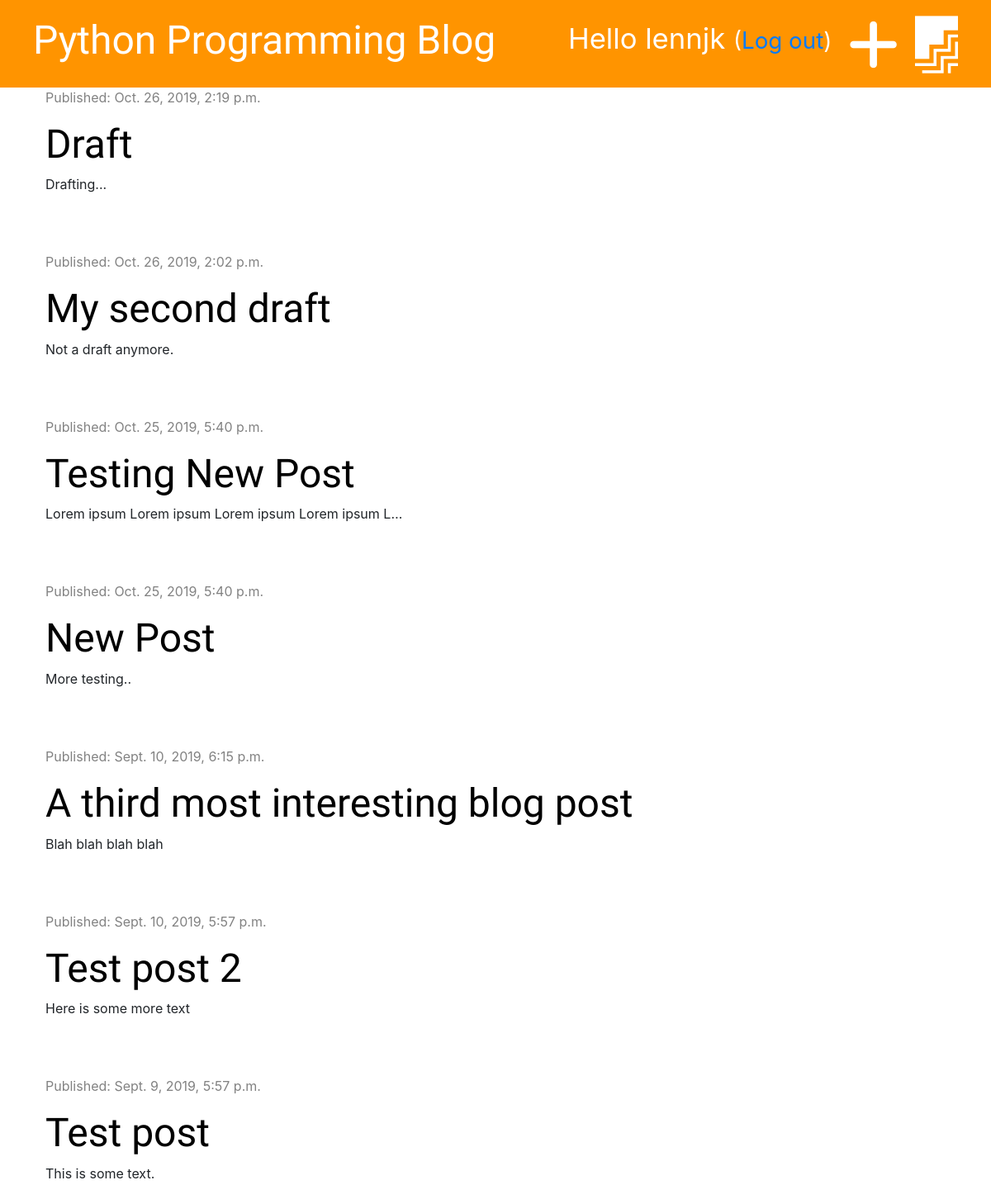
The app's page / (signed in) with its own data.
### blog/models.py (models this page shows, shortened)
class Post(models.Model):
    author = models.ForeignKey('auth.User', on_delete=models.CASCADE)
    title = models.CharField(max_length=200)
    text = models.TextField()
    created_date = models.DateTimeField(default=timezone.now)
    published_date = models.DateTimeField(blank=True, null=True)
    edited_date = models.DateTimeField(blank=True, null=True)

### blog/views.py (the view)
# urls.py: path('', views.post_list, name='post_list'),
def post_list(request):
    posts = Post.objects.filter(published_date__lte=timezone.now()).order_by('-published_date')
    stuff_for_frontend = {'posts': posts}
    return render(request, 'blog/post_list.html', stuff_for_frontend)

### blog/templates/blog/post_list.html (shortened to what this page needs)
{% extends 'blog/base.html' %}
{% block content %}
    {% for post in posts %}
    <div class="post">
        <div class="date">
            <p>Published: {{ post.published_date }}</p>
        </div>
        <h1><a href="{% url 'post_detail' pk=post.pk %}">{{ post.title }}</a></h1>
        <p>{{ post.text|truncatechars:50|linebreaksbr }}</p>
    </div>
    {% endfor %}
{% endblock %}

### blog/templates/blog/base.html (shortened to what this page needs)
{% load staticfiles %}
<!DOCTYPE html>
<html lang="en">
<head>
    <link href="https://stackpath.bootstrapcdn.com/bootstrap/4.3.1/css/bootstrap.min.css" rel="stylesheet">
    <link href="{% static 'css/blog.css' %}" rel="stylesheet">
</head>
<body>
<div class="page-header">
    {% if user.is_authenticated %}
        <a href="{% url 'post_draft_list' %}" class="top-menu"><i class="fab fa-firstdraft fa-2x"></i></a>
        <a href="{% url 'post_new' %}" class="top-menu"><i class="fas fa-plus fa-2x"></i></a>
        <p class="top-menu">Hello {{ user.username }} <small>(<a href="{% url 'logout' %}">Log out</a>)</small></p>
    {% else %}
        <a href="{% url 'login' %}" class="top-menu"><i class="fas fa-sign-in-alt fa-2x"></i></a>
    {% endif %}
    <h1><a href="{% url 'post_list' %}">Python Programming Blog</a></h1>
</div>
<div class="content container">
    <div class="row">
        <div class="col-md-8">
            {% block content %}
            {% endblock %}
        </div>
    </div>
</div>
</body>
</html>

### blog/static/css/blog.css (style rules this page uses)
.page-header { background-color: #ff9400; margin-top: 0; padding: 20px 20px 20px 40px; }
.page-header h1, .page-header h1 a { color: #ffffff; font-size: 36pt; text-decoration: none; }
.content { margin-left: 40px; }
h1, h2, h3, h4 { font-family: 'Inconsolata', 'Droid Sans',serif; font-size: 48px; }
.date { color: #828282 }
.post { margin-bottom: 70px }
.post h1 a { color: #000000 }
.top-menu { color: #ffffff; float: right; font-size: 26pt; margin-right: 20px; }

### records on screen
Post: published_date "Oct. 26, 2019, 2:19 p.m.", title "Draft", text "Drafting..."
Post: published_date "Oct. 26, 2019, 2:02 p.m.", title "My second draft", text "Not a draft anymore."
Post: published_date "Oct. 25, 2019, 5:40 p.m.", title "Testing New Post", text "Lorem ipsum Lorem ipsum Lorem ipsum Lorem ipsum L…"
Post: published_date "Oct. 25, 2019, 5:40 p.m.", title "New Post", text "More testing.."
Post: published_date "Sept. 10, 2019, 6:15 p.m.", title "A third most interesting blog post", text "Blah blah blah blah"
Post: published_date "Sept. 10, 2019, 5:57 p.m.", title "Test post 2", text "Here is some more text"
Post: published_date "Sept. 9, 2019, 5:57 p.m.", title "Test post", text "This is some text."

### other values on screen
{{ user.username }} "lennjk"
